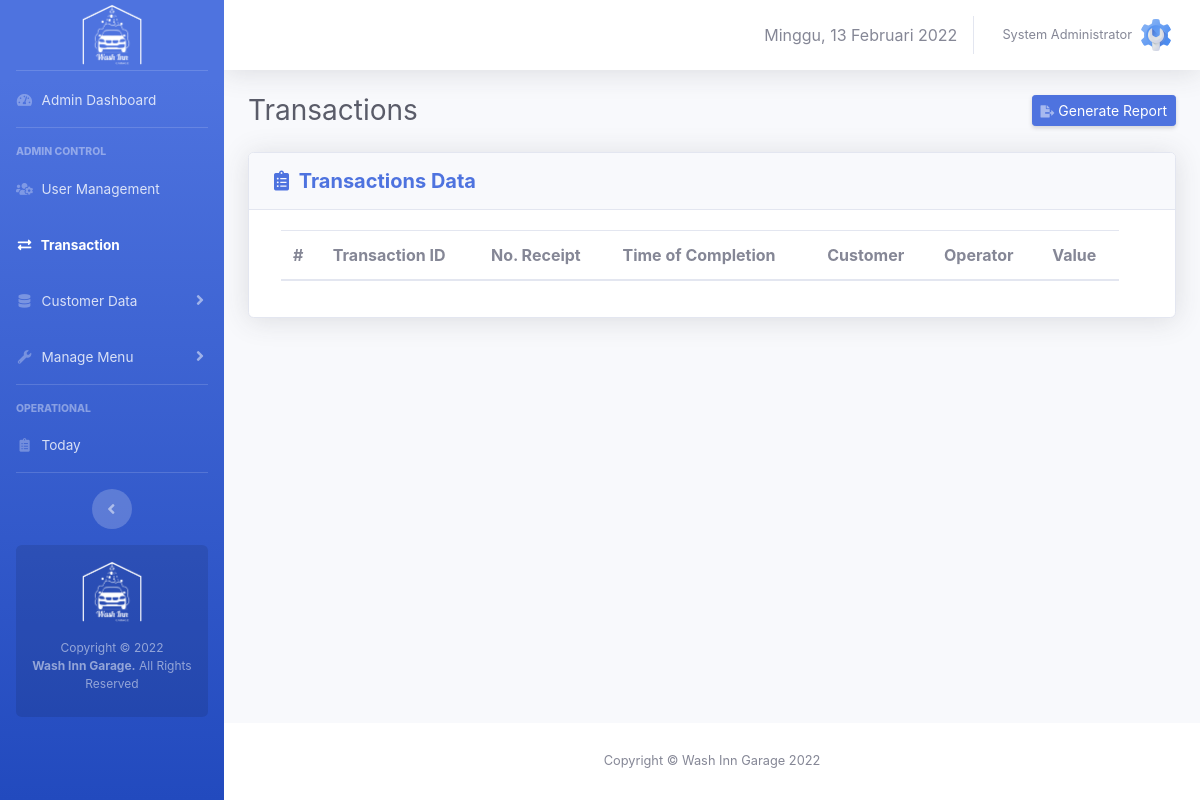
The page /admin/transactions.php (signed in) on the database as committed earlier.
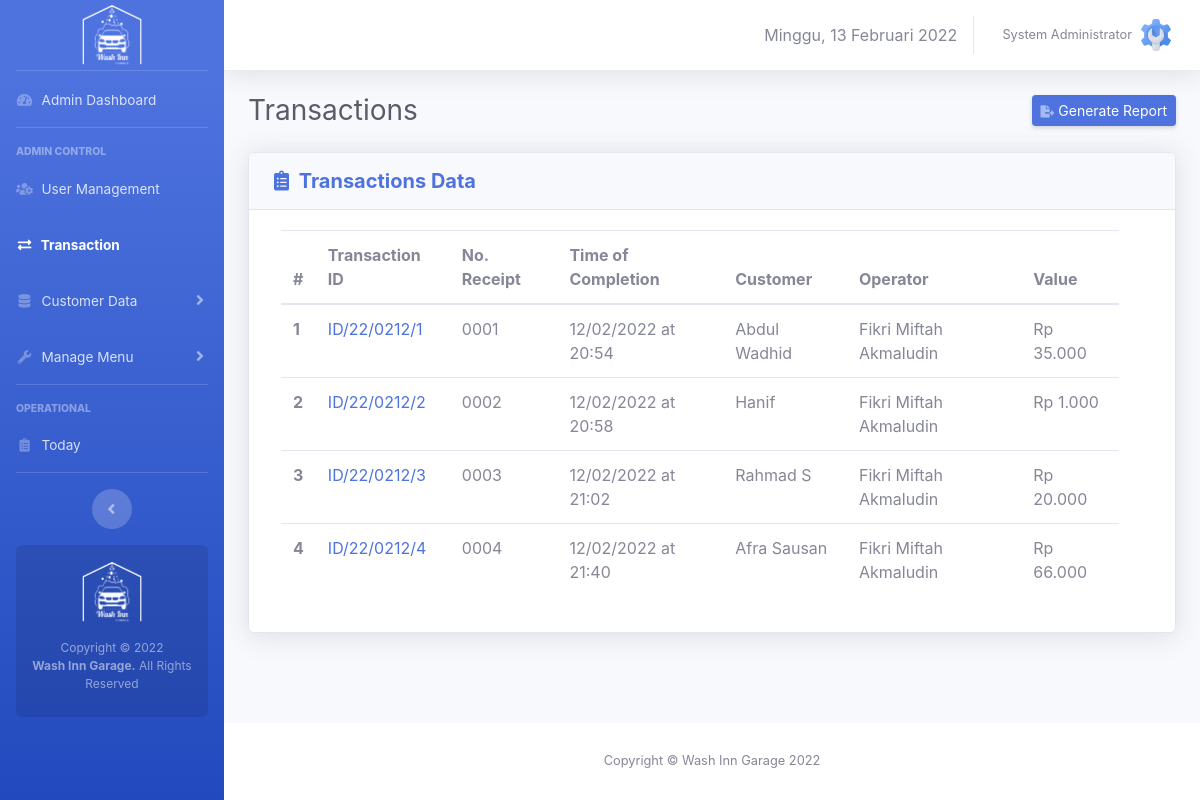
The same page on the database as committed later.
### tables this page shows
CREATE TABLE `transactions` (
  `id` int(20) NOT NULL,
  `invoice_number` varchar(50) NOT NULL,
  `receipt_number` varchar(15) DEFAULT NULL,
  `completedate` date DEFAULT NULL,
  `completetime` time DEFAULT NULL,
  `operator_name` varchar(100) DEFAULT NULL,
  `customer_name` varchar(100) NOT NULL,
  `trx_status` varchar(20) NOT NULL,
  `progress` enum('waiting','working','finished') NOT NULL DEFAULT 'waiting',
  `crew` varchar(100) NOT NULL DEFAULT 'unknown'
);

### core/init.php (called while the page is built, shortened)
<?php
if (!empty($_SERVER['HTTPS']) && ('on' == $_SERVER['HTTPS'])) {
  $home = 'https://';
} else {
  $home = 'http://';
}
$home   .= $_SERVER['HTTP_HOST'] . '/washinngarage';
$assets  = $home . '/assets';

### admin/transactions.php (the view, shortened to what the changed rows need)
<?php
$query_getTrx = "SELECT * FROM transactions WHERE trx_status = 'completed'";
$execute_getTrx = mysqli_query($link, $query_getTrx);
include 'download-builder/daily-trx-download.php';
?>
<!DOCTYPE html>
<html>
<head>
    <link rel="stylesheet" type="text/css" href="<?= $assets ?>/css/sb-admin-2.min.css">
    <link href="<?= $assets ?>/vendor/fontawesome-free/css/all.min.css" rel="stylesheet" type="text/css">
    <link href="<?= $assets ?>/vendor/datatables/dataTables.bootstrap4.min.css" rel="stylesheet">
    <link rel="stylesheet" href="<?= $assets ?>/css/bootstrap-datepicker3.min.css">
</head>
<body id="page-top">
    <div id="wrapper">
        <div id="content-wrapper" class="d-flex flex-column">
            <div id="content">
                <div class="container-fluid">
                    <div class="d-sm-flex align-items-center justify-content-between mb-4">
                        <h1 class="h3 mb-0 text-gray-800">Transactions</h1>
                    </div>
                    <div class="row">
                        <div class="col-xl-12 col-lg-12" id="panelUtama">
                            <div class="card shadow mb-4">
                                <div class="card-body">
                                    <div class="row col-md-12">
                                        <div class="col-md-12" id="mainPanel">
                                            <div id="tableTransactions">
                                                <table class="table table-hover" id="tableTrx">
                                                    <thead>
                                                        <th>#</th>
                                                        <th>Transaction ID</th>
                                                        <th>No. Receipt</th>
                                                        <th>Time of Completion</th>
                                                        <th>Customer</th>
                                                        <th>Operator</th>
                                                        <th>Value</th>
                                                    </thead>
                                                    <tbody>
                                                        <?php
                                                        $i = 1;
                                                        while ($trx = mysqli_fetch_assoc($execute_getTrx)) {
                                                            $values = 0;
                                                            $trxID = $trx['id'];
                                                            $mdate = date_create($trx['completedate']);
                                                            $mtime = date_create($trx['completetime']);
                                                            $date = date_format($mdate, "d/m/Y");
                                                            $time = date_format($mtime, "H:i");
                                                            $completiontime =  $date . ' at ' . $time;
                                                            $query_getOrder = "SELECT * FROM orders WHERE trx_id = '$trxID' AND order_status = 'completed'";
                                                            $execute_getOrder = mysqli_query($link, $query_getOrder);
                                                            while ($order = mysqli_fetch_assoc($execute_getOrder)) {
                                                                $menuID = $order['menu_id'];
                                                                $query_getMenu = "SELECT * FROM menus WHERE id = '$menuID'";
                                                                $execute_getMenu = mysqli_query($link, $query_getMenu);
                                                                $menu = mysqli_fetch_assoc($execute_getMenu);
                                                                $qty = $order['amount'];
                                                                $price = $menu['price'];
                                                                $value = $price * $qty;
                                                                $values = $values + $value;
                                                            }
                                                            $values = 'Rp ' . number_format($values, 0, ',', '.');
                                                        ?>
                                                            <tr onclick="viewCompleteTrxDetail('<?= $trx['invoice_number'] ?>')" role="button">
                                                                <th><?= $i ?></th>
                                                                <td><a href="#" class="text-decoration-none"><?= $trx['invoice_number'] ?></a></td>
                                                                <td><?= $trx['receipt_number'] ?></td>
                                                                <td><?= $completiontime ?></td>
                                                                <td><?= $trx['customer_name'] ?></td>
                                                                <td><?= $trx['operator_name'] ?></td>
                                                                <td><?= $values ?></td>
                                                            </tr>
                                                        <?php
                                                            $i++;
                                                        }
                                                        ?>
                                                    </tbody>
                                                </table>
                                            </div>
                                        </div>
                                    </div>
                                </div>
                            </div>
                        </div>
                    </div>
                </div>
            </div>
        </div>
    </div>
</body>
</html>

Rows that differ between the two databases and show on the page:
added transactions: invoice_number "ID/22/0212/1", receipt_number "0001", completiontime "12/02/2022 at 20:54", customer_name "Abdul Wadhid", operator_name "Fikri Miftah Akmaludin", values "Rp 35.000"
added transactions: invoice_number "ID/22/0212/2", receipt_number "0002", completiontime "12/02/2022 at 20:58", customer_name "Hanif", operator_name "Fikri Miftah Akmaludin", values "Rp 1.000"
added transactions: invoice_number "ID/22/0212/3", receipt_number "0003", completiontime "12/02/2022 at 21:02", customer_name "Rahmad S", operator_name "Fikri Miftah Akmaludin", values "Rp 20.000"
added transactions: invoice_number "ID/22/0212/4", receipt_number "0004", completiontime "12/02/2022 at 21:40", customer_name "Afra Sausan", operator_name "Fikri Miftah Akmaludin", values "Rp 66.000"
